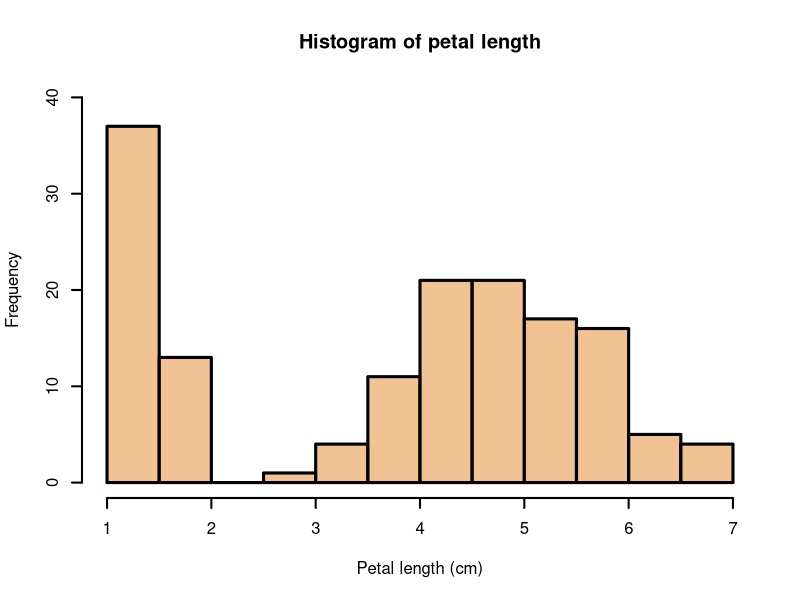
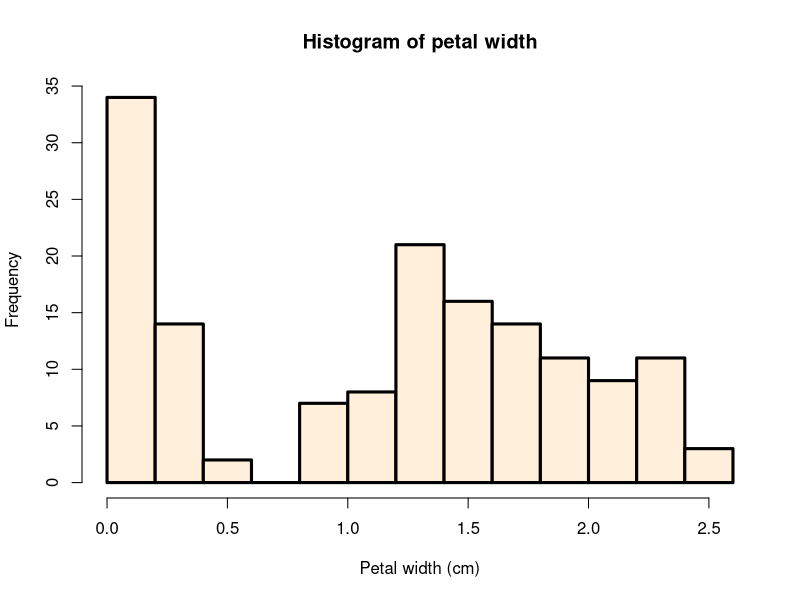
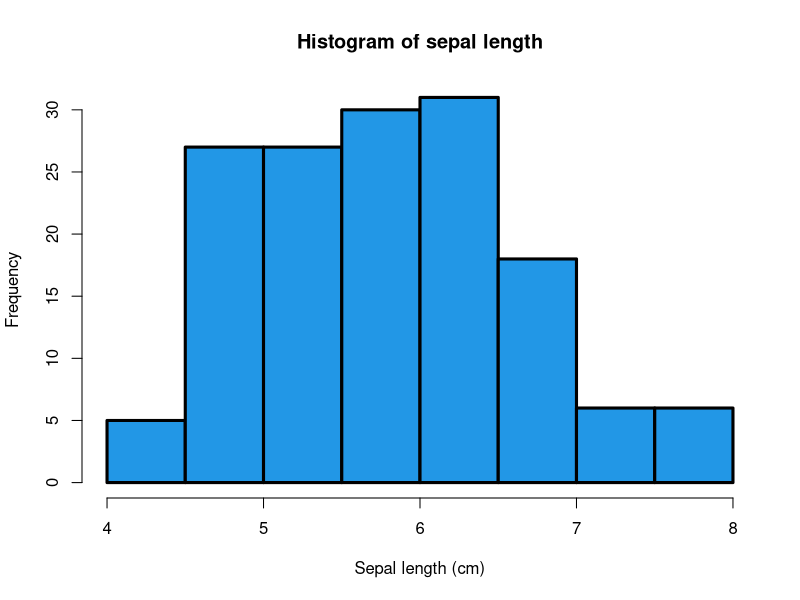
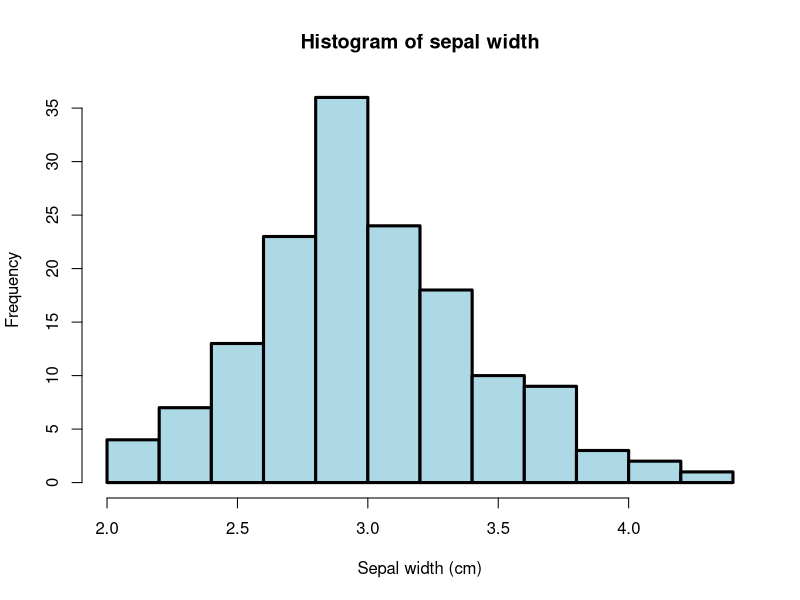

Write R code to recreate these figures, in order.
# ####
# title:   Histograms of iris dataset
# author:  learnusezone@gmail.com
# purpose: static histograms of iris dataset
# note:    -
# ####


# histograms with different way of defining colors
graphics::par(lwd = 3)  # line width


# hist 1
graphics::hist(
  iris$Petal.Length,
  col = grDevices::rgb(0.9, 0.6, 0.3, 0.6),
  main = "Histogram of petal length",
  xlim = c(
    base::floor(min(iris$Petal.Length)),
    base::ceiling(max(iris$Petal.Length))
  ),
  ylim = c(0, 40),
  xlab = "Petal length (cm)",
  ylab = "Frequency",
  lwd = 2  # line width (axes)
)


# hist 2
graphics::hist(
  iris$Petal.Width,
  col = colors()[4],
  main = "Histogram of petal width",
  xlab = "Petal width (cm)",
  ylab = "Frequency",
)


# hist 3
graphics::hist(
  iris$Sepal.Length,
  col = 4,
  main = "Histogram of sepal length",
  xlab = "Sepal length (cm)",
  ylab = "Frequency",
)


# hist 4
graphics::hist(
  iris$Sepal.Width,
  col = "#ADD8E6",
  main = "Histogram of sepal width",
  xlab = "Sepal width (cm)",
  ylab = "Frequency",
)

